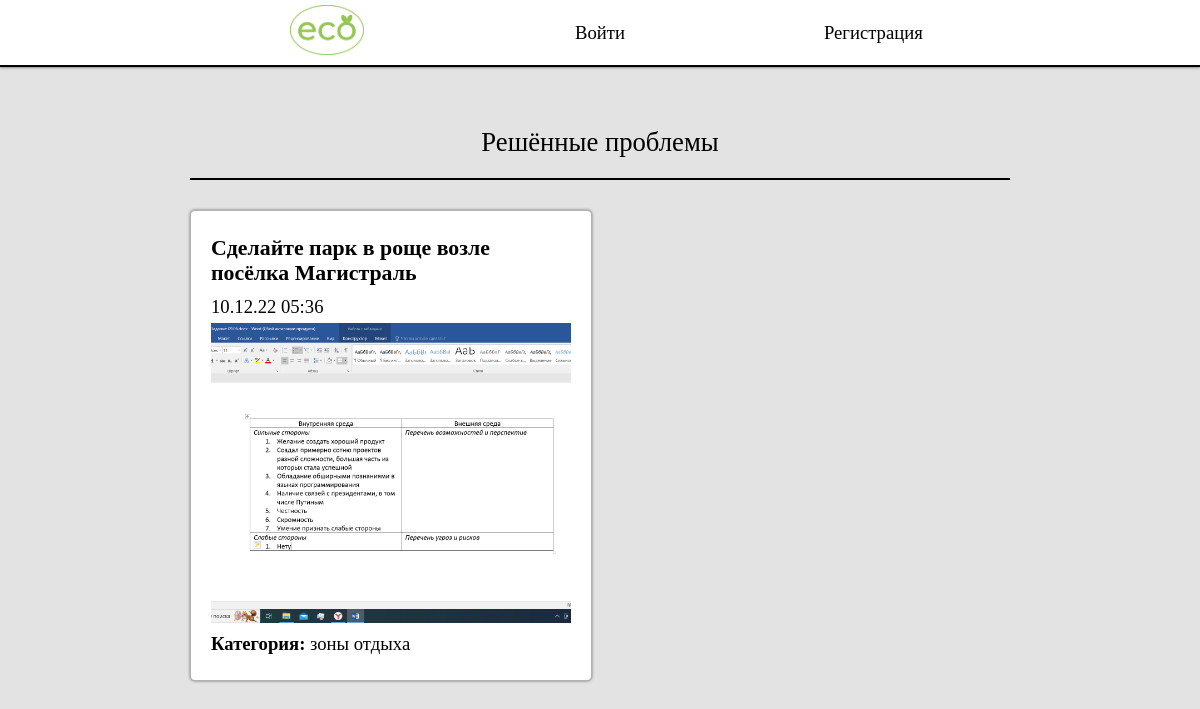
/index, run on the app's committed database.
### app/models.py (models this page shows, shortened)
class Offer(UserMixin, db.Model):
    id = db.Column(db.Integer, primary_key=True)
    name = db.Column(db.String(64), index=True)
    description = db.Column(db.String(250))
    category = db.Column(db.String(64), index=True)
    photo = db.Column(db.String(128))
    user = db.Column(db.Integer, db.ForeignKey('user.id'))
    time = db.Column(db.DateTime, index=True)
    status = db.Column(db.String(10))
    reason = db.Column(db.String(120))

### app/routes.py (the view)
@app.route('/')
@app.route('/index')
def index():
    offers=db.session.query(Offer).order_by(Offer.id.desc()).limit(5).all()
    return render_template("index.html", offers=offers)

### app/routes.py (called while the page is built)
@app.before_request
def before_request():
    if current_user.is_authenticated:
        current_user.last_seen = datetime.utcnow()
        db.session.commit()

### app/templates/index.html
{% extends "base.html" %}
{% block content %}
<main>
    <div class="content">
        <div class="head">Решённые проблемы</div>
        <div class="row">
                {% for offer in offers %}
                    {% include '_offer.html' %}
                {% endfor %}
        </div>
    </div>
</main>
{% endblock %}

### app/templates/_offer.html (shortened to what this page needs)
<div class="col">
    <h3>{{ offer.name}}</h3>
    <div class="col-header">
        <div class="col-two"><p class="of-time">{{ offer.time.strftime('%d.%m.%y %H:%M')}}</p></div>
    </div>
    <img src="../static/user_images/{{offer.photo}}">
    <p><b>Категория:</b> {{ offer.category}}</p>
</div>

### app/static/css/style.css (style rules this page uses)
* { margin: 0px; padding: 0px; box-sizing: border-box; }
body { font-size: 14pt; background-color: #e3e3e3; font-family: Lagoda; }
img { max-width: 100; object-fit: cover; }
h1,h2,h3,h4,p { padding: 5px 0; }
div.content { max-width: 860px; padding: 0 20px; margin: 0 auto; }
div.head { padding: 20px 0; margin: 40px 0 20px; font-size: 20pt; text-align: center; border-bottom: solid 2px black; }
div.row { display: flex; flex-wrap: wrap; justify-content: space-between; }
div.col { position: relative; width: 49%; padding: 20px; margin: 10px 0; border-radius: 5px; background-color: white; border: solid 1px rgba(0,0,0,0.3); box-shadow: 0 0 3px rgba(0,0,0,0.5); }
div.col div.col-header { width: 100%; margin: 0 auto; display: flex; flex-direction: column; }
div.col div.col-two { width: 50%; display: flex; flex-direction: row; justify-content: start; }
div.col img { width: 100%; height: 300px; }
div.col p { text-align: left; }
main { margin-bottom: 40; }

### data on the page
Offer: name "Сделайте парк в роще возле посёлка Магистраль", time "10.12.22 05:36", photo (picture), category "зоны отдыха"
